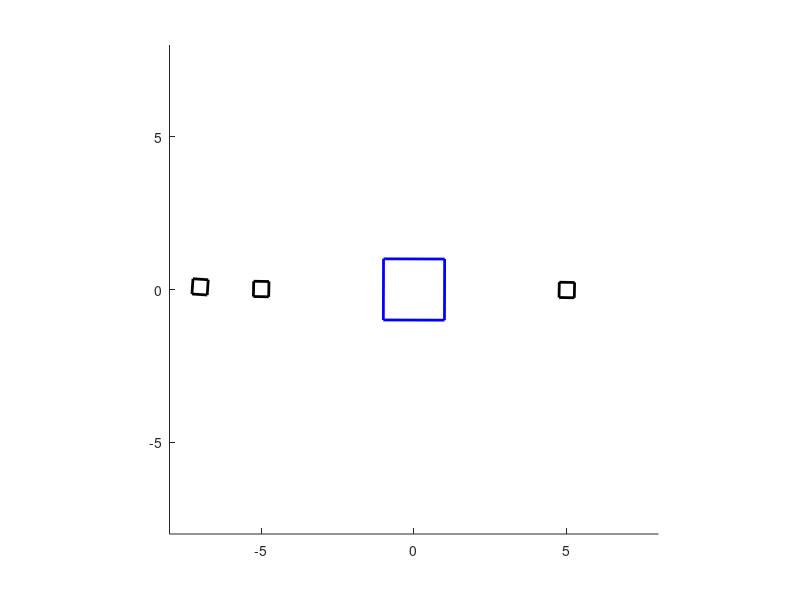

Here is the MATLAB script that generated this plot:
close all;
clear all;

% 2D polygon for Earth: square of 2 by 2 units, in homogeneous coordinates.
earth = [-1 1 1 -1 -1; -1 -1 1 1 -1; 1 1 1 1 1];

% Another 2D polygon for the Moon, made by scaling the earth to 1/4 size
S = [0.25 0 0; 0 0.25 0; 0 0 1];
J = [0.25 0 0; 0 0.25 0; 0 0 1];
K = [0.25 0 0; 0 0.25 0; 0 0 1];
moon = S * earth;
secondMoon = J * earth;
thirdMoon = K * earth;

% Set up axes for plotting our animation.
figure;
hold on;
axis equal;
axis([-8 8 -8 8]);


for a = 0:0.01:2 * pi

	% Moon will spin 5 times as fast as the Earth.
	a_moon = 5 * a;
    a_secondMoon = 5 * a;
    a_thirdMoon = 2 * a_secondMoon;

	% Rotation matrix for Earth.
	R_earth = [cos(a) -sin(a) 0; sin(a) cos(a) 0; 0 0 1];

	% Rotation matrix for the Moon.
	R_moon = [cos(a_moon) -sin(a_moon) 0; sin(a_moon) cos(a_moon) 0; 0 0 1];
    R_secondMoon = [cos(a_secondMoon) -sin(a_secondMoon) 0; sin(a_secondMoon) cos(a_secondMoon) 0; 0 0 1];
    R_thirdMoon = [cos(a_thirdMoon) -sin(a_thirdMoon) 0; sin(a_thirdMoon) cos(a_thirdMoon) 0; 0 0 -1];

	% Translation matrix to move the Moon away from Earth
    % (it orbits at a distance of 5 units).
	T_moon = [1 0 5; 0 1 0; 0 0 1];
    T_secondMoon = [1 0 -5; 0 1 0; 0 0 1];
    T_thirdMoon = [1 0 1; 0 1 0; 0 0 1];

	% Rotate the Earth.
	p_earth = R_earth * earth;

	% Rotate the moon, then move it 5 units away from the origin.
	p_moon = T_moon * R_moon * moon;
    p_secondMoon = T_secondMoon * R_secondMoon * secondMoon;
    p_thirdMoon = T_thirdMoon * R_thirdMoon * thirdMoon;

	% Place the moon in the Earth's reference frame (which is R).
	p_moon = R_earth * p_moon;
    p_secondMoon = R_earth * p_secondMoon;
    p_thirdMoon = R_earth * T_secondMoon * R_thirdMoon * T_thirdMoon * p_thirdMoon;

	% Draw the earth in blue and the moon in black.
	cla;
	plot(p_earth(1,:), p_earth(2,:), 'b', 'LineWidth', 2);
	plot(p_moon(1,:),  p_moon(2,:),  'k', 'LineWidth', 2);
    plot(p_secondMoon(1, :), p_secondMoon(2,:),  'k', 'LineWidth', 2);
    plot(p_thirdMoon(1, :), p_thirdMoon(2,:),  'k', 'LineWidth', 2);
	drawnow;
end